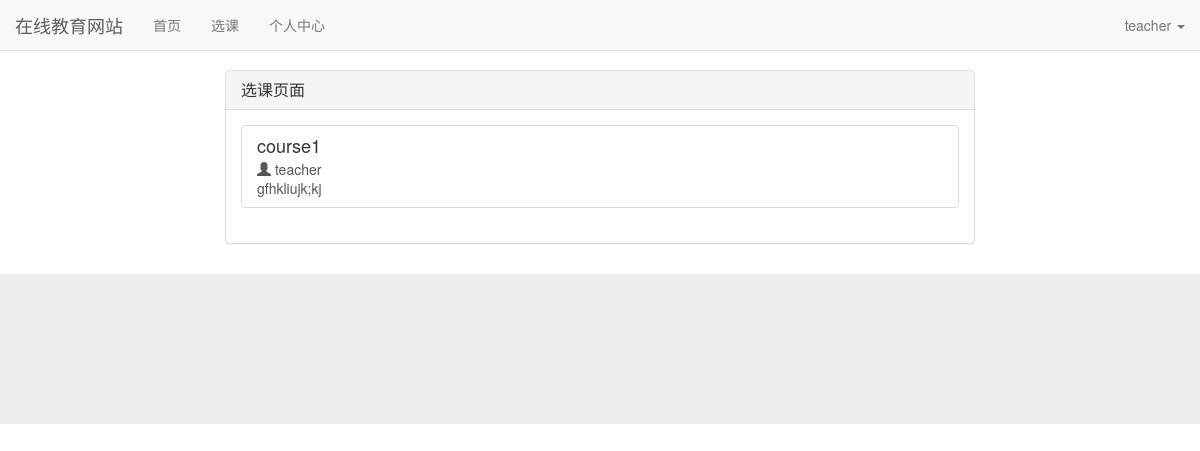
Page /profile/select/ (signed in) on the earlier database version.
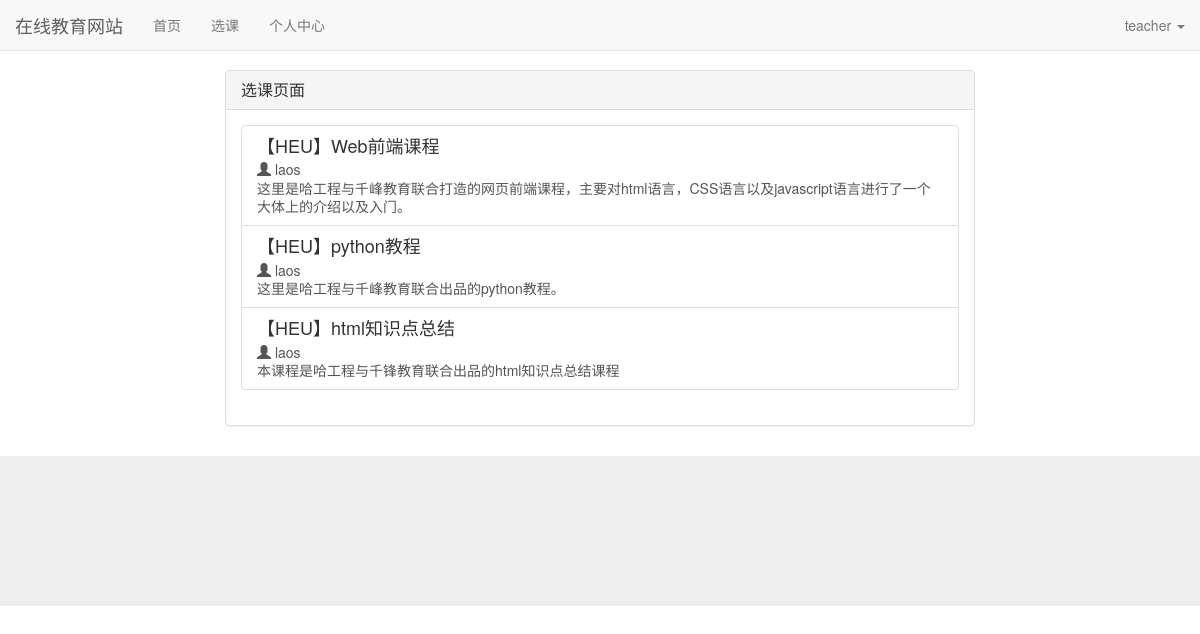
Same page on the later database version.
### course/models.py (models this page shows, shortened)
class CourseModel(models.Model):
    name=models.CharField(max_length=80)
    description=models.TextField()
    teacher=models.ForeignKey(User,on_delete=models.CASCADE)

### user_profile/views.py (the view)
# urls.py: path("select/",selection,name="selection"),
def selection(req):
    selected_list=set()
    try:
        for item in set(SelectionModel.objects.filter(student=req.user)):
            selected_list.add(item.course)
    except SelectionModel.DoesNotExist:
        selected_list
    return render(req,"profile/selection.html",{"courses":set(CourseModel.objects.all())-selected_list})

### user_profile/templates/profile/selection.html (shortened to what this page needs)
{% extends "base.html" %}
{% block content %}
	<div class="container">
		<div class="row">
			<div class="col-xs-8 col-xs-offset-2">
				<div class="panel panel-default">
				  <div class="panel-heading">
				    <h3 class="panel-title">选课页面</h3>
				  </div>
				  <div class="panel-body">
						{% if courses %}
							<div class="list-group">
							{% for course in courses %}
							  <a href="/course/{{course.pk}}" class="list-group-item">
							    <h4 id="course-list-heading" class="list-group-item-heading">{{course.name}}</h4>
							    <p id="course-list-text" class="list-group-item-text">
								<span class="glyphicon glyphicon-user"></span>
							    {{course.teacher.username}}</p>
							    <p id="course-list-text" class="list-group-item-text">{{course.description}}</p>
							  </a>
							{% endfor %}
							</div>
						{% else %}
							<p>No course available</p>
						{% endif %}
				  </div>
				</div>
			</div>
		</div>
	</div>
{% endblock %}

### templates/base.html (shortened to what this page needs)
<!DOCTYPE html>
<html lang="zh-CN">
<head>
	<link rel="stylesheet" href="/static/base.css">
	<link rel="stylesheet" href="/static/bootstrap-3.3.7/css/bootstrap.min.css">
</head>
<body>
	<div class="navbar navbar-default navbar-fixed-top" role="navigation">
		<div class="container-fluid">
			<div class="navbar-header">
				<a class="navbar-brand" href="{% url 'index' %}">在线教育网站</a>
			</div>
			<div id="navbar-collapse" class="collapse navbar-collapse">
				<ul class="nav navbar-nav">
					<li class="{% block nav_home_active %}{% endblock %}"><a href="{% url 'index' %}">首页</a></li>
				{% if not user.is_authenticated %}
				{% else %}
					<li><a href={% url "selection" %}>选课</a></li>
					<li><a href={% url 'profile' %}>个人中心</a></li>
				{% endif %}
				</ul>
		    	<ul class="nav navbar-nav navbar-right">
		    		{% if not user.is_authenticated %}
		    			<li><a href="{% url 'login' %}?from={{ request.get_full_path }}">登录</a></li>
		    			<li><a href="{% url 'register' %}?from={{ request.get_full_path }}">注册</a></li>
		    		{% else %}
		        	<li class="dropdown">
		        		<a href="#" class="dropdown-toggle" data-toggle="dropdown" role="button">{{ user.username }} <span class="caret"></span></a>
		        	</li>
		        	{% endif %}
		      </ul>
			</div>
		</div>
	</div>
	{% block content %}{% endblock %}
	<div class="website-bottom-part">
	</div>
</body>
</html>

### static/style/base.css (style rules this page uses)
* { margin:0; padding:0; }
body { margin-top:70px!important; }

### templates/base.html (style rules this page uses)
.website-bottom-part { position:relative; bottom: 0px; height: 150px; width: 100%; background-color: #eee; }

Differences in the rows shown:
removed CourseModel: name "course1", teacher.username "teacher", description "gfhkliujk;kj"
added CourseModel: name "【HEU】Web前端课程", teacher.username "laos", description "这里是哈工程与千峰教育联合打造的网页前端课程，主要对html语言，CSS语言以及javascript语言进行了一个大体上的介绍以及入门。"
added CourseModel: name "【HEU】python教程", teacher.username "laos", description "这里是哈工程与千峰教育联合出品的python教程。"
added CourseModel: name "【HEU】html知识点总结", teacher.username "laos", description "本课程是哈工程与千锋教育联合出品的html知识点总结课程"
